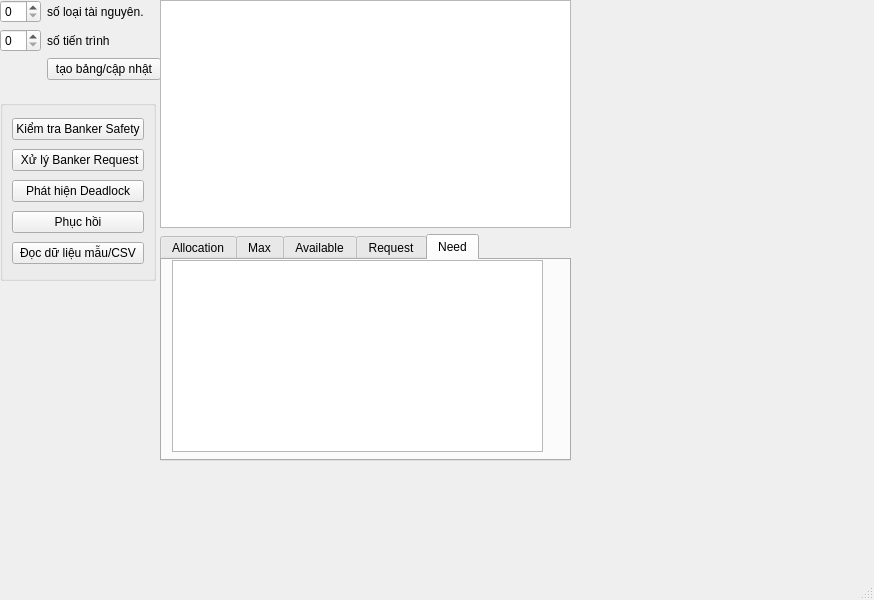
<?xml version="1.0" encoding="UTF-8"?>
<ui version="4.0">
 <class>MainWindow</class>
 <widget class="QMainWindow" name="MainWindow">
  <property name="geometry">
   <rect>
    <x>0</x>
    <y>0</y>
    <width>874</width>
    <height>600</height>
   </rect>
  </property>
  <property name="windowTitle">
   <string>MainWindow</string>
  </property>
  <widget class="QWidget" name="centralwidget">
   <widget class="QWidget" name="formLayoutWidget">
    <property name="geometry">
     <rect>
      <x>0</x>
      <y>0</y>
      <width>161</width>
      <height>101</height>
     </rect>
    </property>
    <layout class="QFormLayout" name="formLayout">
     <item row="0" column="0">
      <widget class="QSpinBox" name="spinM"/>
     </item>
     <item row="1" column="0">
      <widget class="QSpinBox" name="spinN"/>
     </item>
     <item row="1" column="1">
      <widget class="QLabel" name="label_2">
       <property name="text">
        <string>số tiến trình</string>
       </property>
      </widget>
     </item>
     <item row="2" column="1">
      <widget class="QPushButton" name="ResizeTable_bt">
       <property name="text">
        <string>tạo bảng/cập nhật</string>
       </property>
      </widget>
     </item>
     <item row="0" column="1">
      <widget class="QLabel" name="label_1">
       <property name="text">
        <string>số loại tài nguyên.</string>
       </property>
      </widget>
     </item>
    </layout>
   </widget>
   <widget class="QGroupBox" name="groupBox">
    <property name="geometry">
     <rect>
      <x>0</x>
      <y>100</y>
      <width>156</width>
      <height>181</height>
     </rect>
    </property>
    <property name="title">
     <string/>
    </property>
    <layout class="QVBoxLayout" name="verticalLayout">
     <item>
      <widget class="QPushButton" name="BankerSafety_bt">
       <property name="text">
        <string>Kiểm tra Banker Safety</string>
       </property>
      </widget>
     </item>
     <item>
      <widget class="QPushButton" name="BankerRequest_bt">
       <property name="text">
        <string> Xử lý Banker Request</string>
       </property>
      </widget>
     </item>
     <item>
      <widget class="QPushButton" name="DeadlockDetection_bt">
       <property name="text">
        <string>Phát hiện Deadlock</string>
       </property>
      </widget>
     </item>
     <item>
      <widget class="QPushButton" name="Recover_bt">
       <property name="text">
        <string>Phục hồi</string>
       </property>
      </widget>
     </item>
     <item>
      <widget class="QPushButton" name="LoadSample_bt">
       <property name="text">
        <string>Đọc dữ liệu mẫu/CSV</string>
       </property>
      </widget>
     </item>
    </layout>
   </widget>
   <widget class="QWidget" name="layoutWidget">
    <property name="geometry">
     <rect>
      <x>160</x>
      <y>0</y>
      <width>411</width>
      <height>461</height>
     </rect>
    </property>
    <layout class="QVBoxLayout" name="verticalLayout_2">
     <item>
      <widget class="QTextEdit" name="txtLog">
       <property name="readOnly">
        <bool>true</bool>
       </property>
      </widget>
     </item>
     <item>
      <widget class="QTabWidget" name="tabWidget">
       <property name="currentIndex">
        <number>4</number>
       </property>
       <widget class="QWidget" name="tab_1">
        <attribute name="title">
         <string>Allocation</string>
        </attribute>
        <widget class="QTableWidget" name="Allocation_table">
         <property name="geometry">
          <rect>
           <x>10</x>
           <y>1</y>
           <width>371</width>
           <height>191</height>
          </rect>
         </property>
        </widget>
       </widget>
       <widget class="QWidget" name="tab_2">
        <attribute name="title">
         <string>Max</string>
        </attribute>
        <widget class="QTableWidget" name="Max_table">
         <property name="geometry">
          <rect>
           <x>10</x>
           <y>0</y>
           <width>371</width>
           <height>192</height>
          </rect>
         </property>
        </widget>
       </widget>
       <widget class="QWidget" name="tab_3">
        <attribute name="title">
         <string>Available</string>
        </attribute>
        <widget class="QTableWidget" name="Available_table">
         <property name="geometry">
          <rect>
           <x>10</x>
           <y>0</y>
           <width>371</width>
           <height>192</height>
          </rect>
         </property>
        </widget>
       </widget>
       <widget class="QWidget" name="tab_4">
        <attribute name="title">
         <string>Request</string>
        </attribute>
        <widget class="QTableWidget" name="Request_table">
         <property name="geometry">
          <rect>
           <x>10</x>
           <y>0</y>
           <width>371</width>
           <height>192</height>
          </rect>
         </property>
        </widget>
       </widget>
       <widget class="QWidget" name="tab_5">
        <attribute name="title">
         <string>Need</string>
        </attribute>
        <widget class="QTableWidget" name="Need_table">
         <property name="geometry">
          <rect>
           <x>10</x>
           <y>0</y>
           <width>371</width>
           <height>192</height>
          </rect>
         </property>
         <property name="editTriggers">
          <set>QAbstractItemView::EditTrigger::NoEditTriggers</set>
         </property>
        </widget>
       </widget>
      </widget>
     </item>
    </layout>
   </widget>
  </widget>
  <widget class="QMenuBar" name="menubar">
   <property name="geometry">
    <rect>
     <x>0</x>
     <y>0</y>
     <width>874</width>
     <height>21</height>
    </rect>
   </property>
  </widget>
  <widget class="QStatusBar" name="statusbar"/>
 </widget>
 <resources/>
 <connections/>
</ui>
